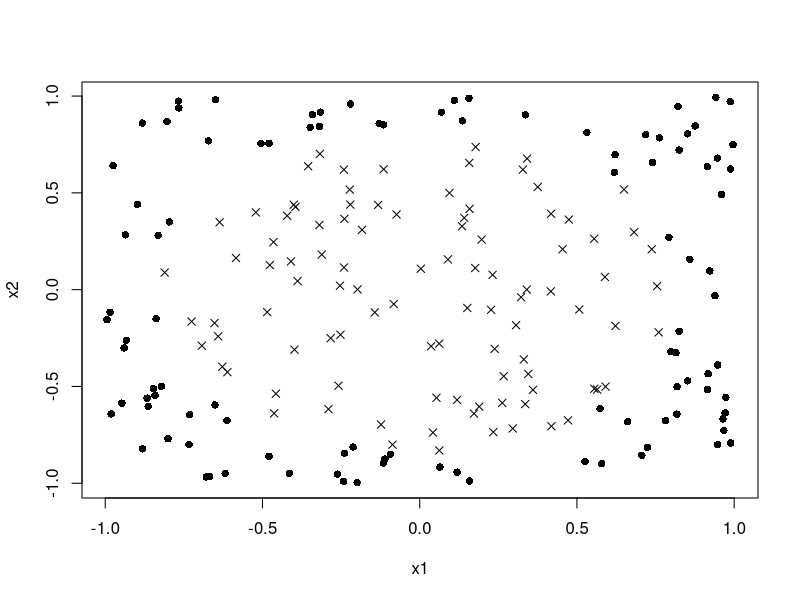
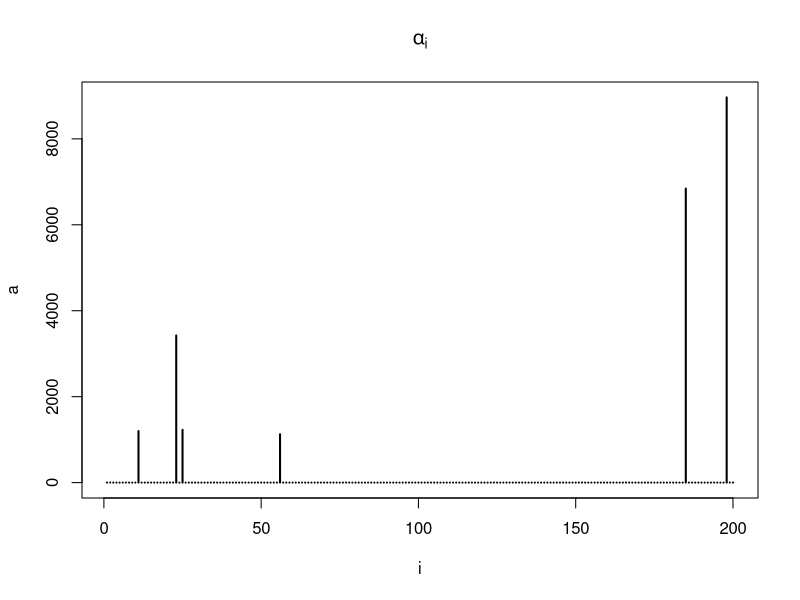
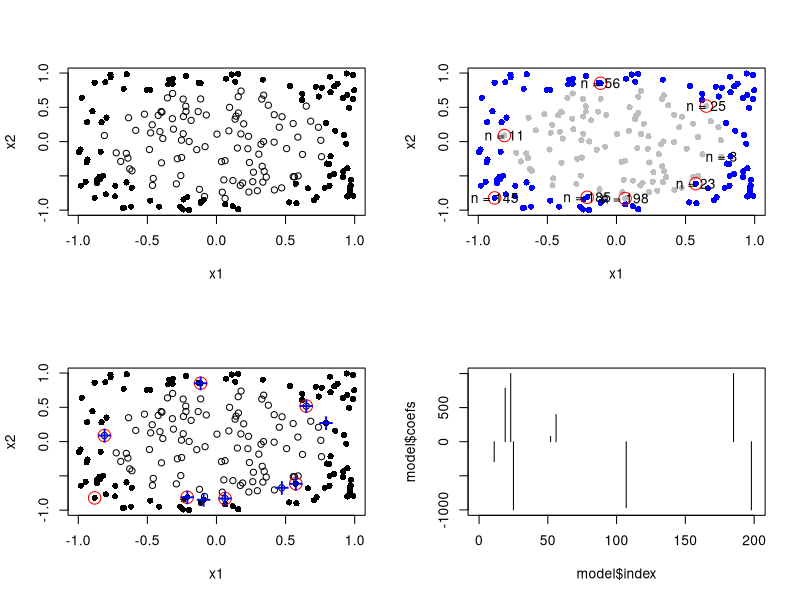

Write R code to recreate these figures, in order.
 rm(list= ls(all = TRUE))
 # Fake some data:
 N  = 200

 x1  = runif(N,-1,1)
 x2  = runif(N,-1,1)
 X   = cbind(x1,x2)
 #y   = c(-1,1)[(0.2*x2+0.5*x1>=0.1)+1] # Encode responses as -1,1
 y   = c(-1,1)[(x2^2+x1^2>=0.7)+1]
 plot(x2~x1,pch = c(4,16)[(y+1)/2+1])

 library('quadprog')
 # Create data matrix:
 X  = cbind(x1,x2) 
 # Some space for the matrix in our QP problem.
 DD = matrix(0,N,N) # Dmat 

 # Define a polynomial kernel
 gm = 1 #coeff
 cf = 1 # constant
 dg = 2 # order of polynomial
 KK = function(X1,X2)
 {
     return((cf+gm*t(X1)%*%X2)^dg)
 }
 
 # Assign inner products to D
 for(i in 1:N)
 {
     for(j in 1:N)
     {
         DD[i,j] = y[i]*y[j]*KK(X[i,],X[j,]) # Second part of Lagragian  formulation yn*ym*zn*zm
     }
 }
 
 
 # D inverse is not a friendly chop... So we do what any respectable
 # applied mathematician does... We cheat (a little) by adding a small component
 # to the diagonal:
 eps = 5e-6
 DD  = DD +eps*diag(N)
   
 # Now for the constraints:
 # We have quality constraints and inequality constraints:
 # Eq  :    y'a = 0 t(A)b>bo
 # Ineq:    a >= 0 alpah=bvec
 Amat =  cbind(y,diag(N)) # y will be on first row of t(Amat) A, to ensure sum(apha*y)=0
 bvec =  matrix(0,N+1,1) #RHS
 d    =  matrix(1,N,1) # coeffiencents of all alpha is 1, d in formulation 

 # Solve for lagrange mults a:
 res = solve.QP(DD, d, Amat, bvec, meq=1, factorized=FALSE)
 a   = res$solution # alphas
 plot(a,type= 'h', main = expression(alpha[i]),xlab = expression(i), lwd = 2) # plot non-zero aphas/ support vectors
 
 # Recover the model:

 pad.a     = round(a,3)
 wh        = which.max(a) # find max alpha indicies (why?)
 
 # Find the ws:
 ww        = t(a*y)%*%X # work back the wieghts/ X be substituted by the kernel val
 
 T1 = rep(0,N) 
 for(i in 1:N)
 {
     T1[i] = sum(a*y*KK(X[i,],t(X))) # matriz to get predictions/plane
 } # 
 
 
 # How to find the intercept?
 #intercept = 1/y[wh]-ww%*%X[wh,]
 intercept = 1/y[wh]-sum(a*y*KK(X[wh,],t(X))) # get intercept back

 # Fitted values:
 #yhat      = sign(X%*%t(ww)+intercept[1])
 yhat = sign(T1+intercept[1])
 
 par(mfrow = c(2,2))
 plot(x2~x1,pch = c(1,16)[(y+1)/2+1])
 plot(x2~x1, pch = 16, col = c('grey','blue')[(yhat+1)/2+1])
 
 wh.text = which(pad.a!=0)
 points(x2~x1, pch = 1, col = c(NA,'red')[(pad.a>0)+1],cex=2)
 text(x2[wh.text]~x1[wh.text],labels = paste0('n = ',wh.text))
 
 
 # Now compare to a package solution:
 library('e1071')
 #?svm
 dat    = data.frame(y = as.factor(y), x2=x2, x1 =x1)
 model  = svm(y~., data = dat, cost = 1000, kernel = 'polynomial', coef0 = cf, degree = dg, gamma = gm,scale =F)
 
 # Our solution
 plot(x2~x1,pch = c(1,16)[(y+1)/2+1])
 points(x2~x1, pch = 1,col = c(NA,'red')[(pad.a>0)+1],cex=2)
 
 # Package solution
 points(model$SV[,1]~model$SV[,2],pch = '+', col = 'blue',cex = 2)
 plot(model$coefs~model$index,type = 'h',xlim = c(0,N))
